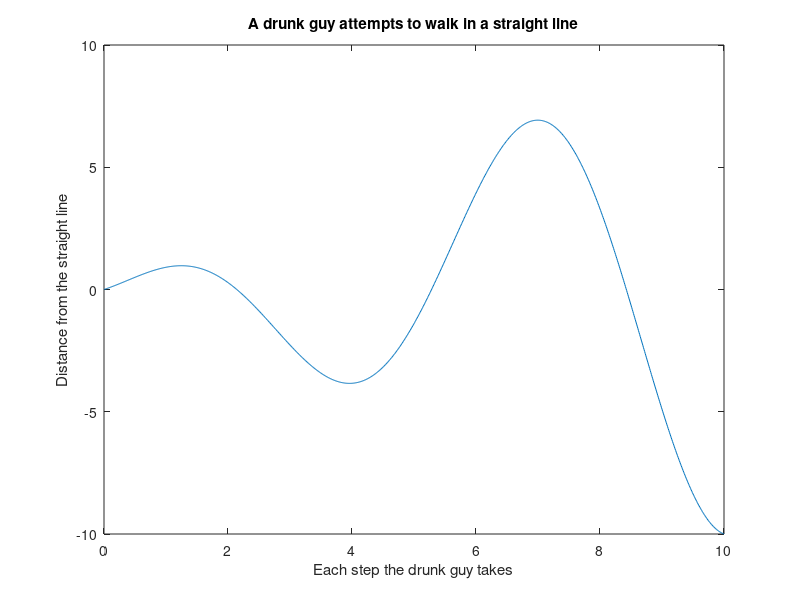

MATLAB code to generate this figure:
x = [0: 0.01: 10];
y = x.*sin(x+1);


plot(x,y)
title('A drunk guy attempts to walk in a straight line')
xlabel('Each step the drunk guy takes')
ylabel('Distance from the straight line')